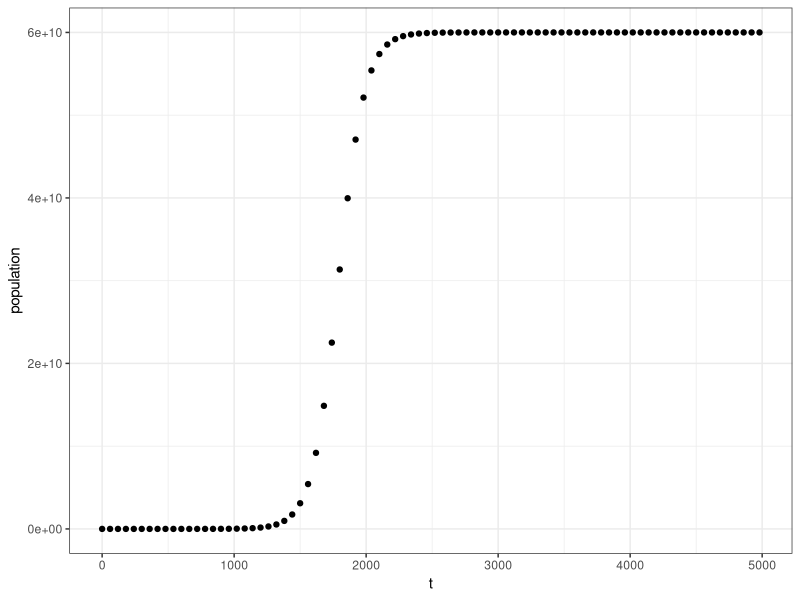
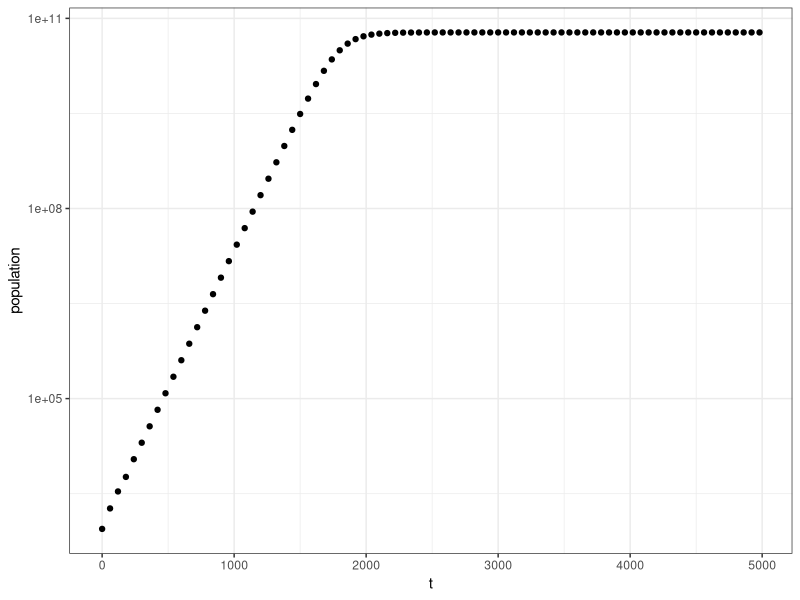

These figures' R source, in order:
#Script to plot the logistic growth data


install.packages("ggplot2")
library(ggplot2)

growth_data <- read.csv("experiment.csv")

# Basic scatter plot of t vs N
ggplot(aes(x = t, y = N), data = growth_data) +  # Replace 't' and 'N' with actual column names
  geom_point() +
  xlab("t") +
  ylab("population") +
  theme_bw()


# Log-transformed plot of t vs N
ggplot(aes(x = t, y = N), data = growth_data) +  # Replace 't' and 'N' with actual column names
  geom_point() +
  xlab("t") +
  ylab("population") +
  scale_y_continuous(trans = 'log10') +
  theme_bw()
